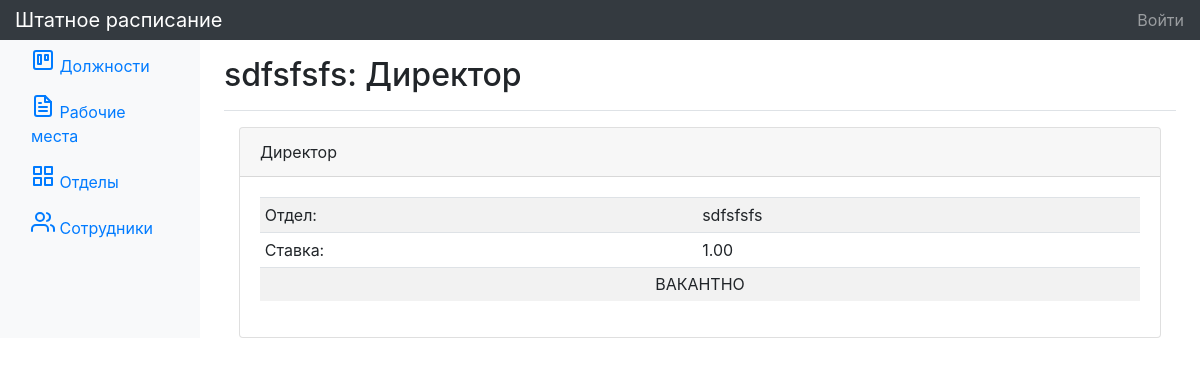
Page /workplace/5 on the earlier database version.
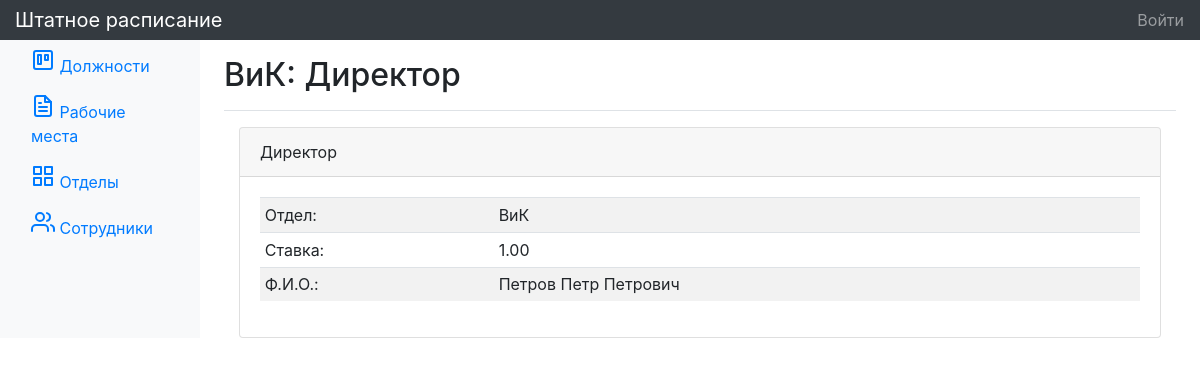
Same page on the later database version.
### tables this page shows
CREATE TABLE `workplaces` (
  `id` int(11) NOT NULL,
  `rate` decimal(3,2) NOT NULL,
  `department_id` int(11) NOT NULL,
  `position_id` int(11) NOT NULL,
  `employee_id` int(11) DEFAULT NULL
);

CREATE TABLE `departments` (
  `id` int(11) NOT NULL,
  `name` varchar(100) NOT NULL,
  `short_name` varchar(10) NOT NULL
);

CREATE TABLE `positions` (
  `id` int(11) NOT NULL,
  `name` varchar(50) NOT NULL,
  `position_code` varchar(8) NOT NULL
);

CREATE TABLE `employees` (
  `id` int(11) NOT NULL,
  `firstname` varchar(20) NOT NULL,
  `surname` varchar(20) NOT NULL,
  `patronymic` varchar(20) NOT NULL,
  `birthday` date DEFAULT NULL,
  `hired` date DEFAULT NULL,
  `fired` date DEFAULT NULL,
  `medical_exam` date DEFAULT NULL
);

### index.php (called while the page is built, shortened)
<?php
spl_autoload_register(function ($class) {
   $path = str_replace('\\', '/', $class . '.php');
});
$router = new Router();
$router->run();

### app/core/Db.php (called while the page is built, shortened)
<?php
class Db
{
    public function __construct()
    {
        try {
            $this->db = new PDO(
                'mysql:host=' . $_ENV['DB_HOST'] .
                ';port=' . $_ENV['DB_PORT'] .
                ';dbname=' . $_ENV['DB_DATABASE'],
                $_ENV['DB_USERNAME'],
                $_ENV['DB_PASSWORD']
            );
        } catch (\PDOException $e) {
            View::error_page_with_message($e->getMessage());
        }
    }
}

### app/core/Model.php (called while the page is built, shortened)
<?php
class Model
{
    private   $get_method   = 'fetchAll';
    protected $db;
    protected $preparedData = [];
    protected $sql;
    public function __construct()
    {
        $db = new Db();
        $this->db = $db->db;
    }
    public function query(string $sql, string $fetch_method, array $data = null)
    {
        $this->sql = $sql;
        $this->get_method = $fetch_method;
        return $this->get();
    }
    public function get()
    {
        if ($this->issetSql()) {
            $this->stmt = $this->db->prepare($this->sql);
            if (!empty($this->preparedData)) $result = $this->stmt->execute($this->preparedData);
            else $result = $this->stmt->execute();
            try {
                if ($result === true) {
                    $method = $this->get_method;
                    return $this->stmt->$method();
                }
                else throw new \PDOException($this->stmt->errorInfo());
            } catch (\PDOException $e) {
                View::error_page_with_message($e->getMessage());
            }
        }
    }
    private function issetSql()
    {
        try {
            if ($this->sql === '') {
                throw new \Exception('Нарушен порядок построения запроса');
            } else {
                return true;
            }
        } catch (\Exception $e) {
            View::error_page_with_message($e->getMessage());
        }
    }
}

### app/models/User.php (called while the page is built, shortened)
<?php
class User extends Model
{
    public static function isAdmin() {
        if (isset($_SESSION['username']) && $_SESSION['username'] === 'admin') return true;
        else return false;
    }
}

### app/views/workplace/show.php (the view, shortened to what the changed rows need)
<div class="container-fluid">
    <div class="card">
        <div class="card-header"><?= $workplace['pos'] ?></div>
        <div class="card-body">
            <div class="table-responsive">
                <table class="table table-striped table-sm">
                    <tbody>
                        <tr>
                            <td>Отдел:</td>
                            <td><?= $workplace['department'] ?></td>
                        </tr>
                        <tr>
                            <td>Ставка:</td>
                            <td><?= $workplace['rate'] ?></td>
                        </tr>
                        <tr>
                            <?php if ($workplace['surname'] === null) : ?>
                                <td colspan="2" class="text-center">ВАКАНТНО</td>
                            <?php else : ?>
                                <td>Ф.И.О.:</td>
                                <td><?= $workplace['surname'] ?> <?= $workplace['firstname'] ?> <?= $workplace['patronymic'] ?></td>
                            <?php endif; ?>
                        </tr>
                    </tbody>
                </table>
            </div>
        </div>
    </div>
</div>

### app/views/layouts/newlayout.php (shortened to what the changed rows need)
<!doctype html>
<html lang="ru">
    <head>
        <link rel="stylesheet" href="https://maxcdn.bootstrapcdn.com/bootstrap/4.0.0/css/bootstrap.min.css">
    </head>
    <body>
        <nav class="navbar navbar-dark sticky-top bg-dark flex-md-nowrap p-0">
            <a class="navbar-brand col-sm-3 col-md-2 mr-0" href="#">Штатное расписание</a>
            <ul class="navbar-nav px-3">
                <?php if (\app\models\User::isAdmin()) : ?>
                    <li class="nav-item text-nowrap">
                        <a class="nav-link" href="/logout">Выйти</a>
                    </li>
                <?php else : ?>
                    <li class="nav-item text-nowrap">
                        <a class="nav-link" href="/signin">Войти</a>
                    </li>
                <?php endif; ?>
            </ul>
        </nav>
        <div class="container-fluid">
            <div class="row">
                <nav class="col-md-2 d-none d-md-block bg-light sidebar">
                    <div class="sidebar-sticky">
                        <ul class="nav flex-column">
                            <li class="nav-item">
                                <a class="nav-link" href="/positions">
                                    <span data-feather="trello"></span>
                                    Должности
                                </a>
                            </li>
                            <li class="nav-item">
                                <a class="nav-link" href="/workplaces">
                                    <span data-feather="file-text"></span>
                                    Рабочие места
                                </a>
                            </li>
                            <li class="nav-item">
                                <a class="nav-link" href="/departments">
                                    <span data-feather="grid"></span>
                                    Отделы
                                </a>
                            </li>
                            <li class="nav-item">
                                <a class="nav-link" href="/employees">
                                    <span data-feather="users"></span>
                                    Сотрудники
                                </a>
                            </li>
                        </ul>
                    </div>
                </nav>
                <main role="main" class="col-md-9 ml-sm-auto col-lg-10 pt-3 px-4">
                    <div class="d-flex justify-content-between flex-wrap flex-md-nowrap align-items-center pb-2 mb-3 border-bottom">
                        <h1 class="h2"><?= $title ?></h1>
                    </div>
                    <?php echo $content ?>
                </main>
            </div>
        </div>
    </body>
</html>

Differences in the rows shown:
changed workplaces "Директор": department.short_name "sdfsfsfs" → "ВиК"; employee.surname (not shown) → "Петров"; employee.firstname (not shown) → "Петр"; employee.patronymic (not shown) → "Петрович"
Other differences:
$title: "sdfsfsfs: Директор" → "ВиК: Директор"
text no longer shown: "ВАКАНТНО"
text now shown: "Ф.И.О.:"
